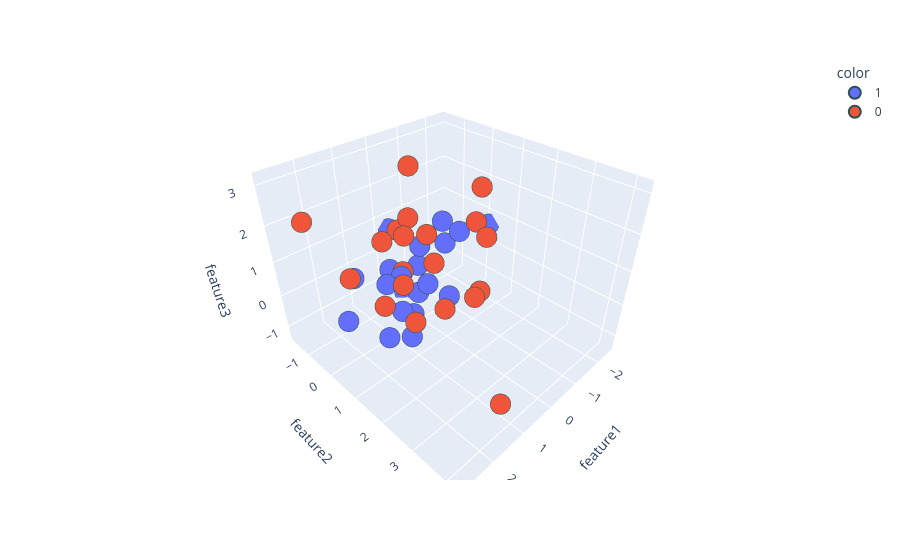

Notebook code cell kept with this figure:
### Code cell
import plotly.express as px

fig = px.scatter_3d(
    df,
    x='feature1',
    y='feature2',
    z='feature3',
    color=df['target'].astype(str)
)

fig.update_traces(
    marker=dict(
        size=12,
        line=dict(
            width=2,
            color='DarkSlateGrey'
        )
    ),
    selector=dict(mode='markers')
)

# fig.show()

### Figure 1 — Plotly figure (JSON) as saved in the notebook; plotly's stock layout.template omitted (floating-point values rounded to 4 significant figures)
{"data": [{"hovertemplate": "color=1<br>feature1=%{x}<br>feature2=%{y}<br>feature3=%{z}<extra></extra>", "legendgroup": "1", "marker": {"color": "#636efa", "line": {"color": "DarkSlateGrey", "width": 2}, "size": 12, "symbol": "circle"}, "mode": "markers", "name": "1", "scene": "scene", "showlegend": true, "type": "scatter3d", "x": [-0.3675, 0.4206, 1.968, -2.506, 0.3223, -0.3316, 0.667, -1.01, 0.2411, -0.04544, -0.9926, -0.4208, 0.9486, 1.415, 1.045, -1.838, 0.1901, -0.02254, 1.267, 1.772], "y": [-1.137, 0.4116, -0.5478, 0.147, 0.06034, -1.632, 0.02581, 0.4417, -0.9525, 1.041, -0.1613, -0.552, 0.7017, 0.4577, 0.5382, -0.9388, 0.5121, 0.01342, 0.1736, -0.3475], "z": [-1.322, -0.07132, -0.6794, 0.6062, -1.043, 0.6191, -0.7776, 1.129, -0.1363, -0.09403, 1.192, -0.1211, -1.051, 0.7289, 0.8121, -0.2018, 0.1315, 0.9359, -1.223, 0.6701]}, {"hovertemplate": "color=0<br>feature1=%{x}<br>feature2=%{y}<br>feature3=%{z}<extra></extra>", "legendgroup": "0", "marker": {"color": "#EF553B", "line": {"color": "DarkSlateGrey", "width": 2}, "size": 12, "symbol": "circle"}, "mode": "markers", "name": "0", "scene": "scene", "showlegend": true, "type": "scatter3d", "x": [0.1771, 1.425, 2.224, -0.7233, 2.823, -1.39, 0.3849, 1.677, 1.438, 0.2907, 0.7319, -1.028, -0.7643, 2.011, 0.8989, 1.01, 1.251, 0.2046, 0.7489, 1.234], "y": [-0.5981, 1.441, 0.2304, 1.461, -0.3329, 0.6667, 1.324, 4.188, 1.1, 0.867, 0.5174, 1.131, 1.567, 1.921, 0.436, 1.438, 0.1864, -0.01154, 2.593, 0.05278], "z": [1.227, 0.1826, 1.192, -0.08537, 2.637, 1.344, -0.1032, -0.08056, 1.065, 0.9826, 2.245, 2.603, 1.549, 2.933, 0.821, 2.328, 1.704, 3.151, 1.171, -0.2616]}], "layout": {"legend": {"title": {"text": "color"}, "tracegroupgap": 0}, "margin": {"t": 60}, "scene": {"domain": {"x": [0, 1], "y": [0, 1]}, "xaxis": {"title": {"text": "feature1"}}, "yaxis": {"title": {"text": "feature2"}}, "zaxis": {"title": {"text": "feature3"}}}}}
